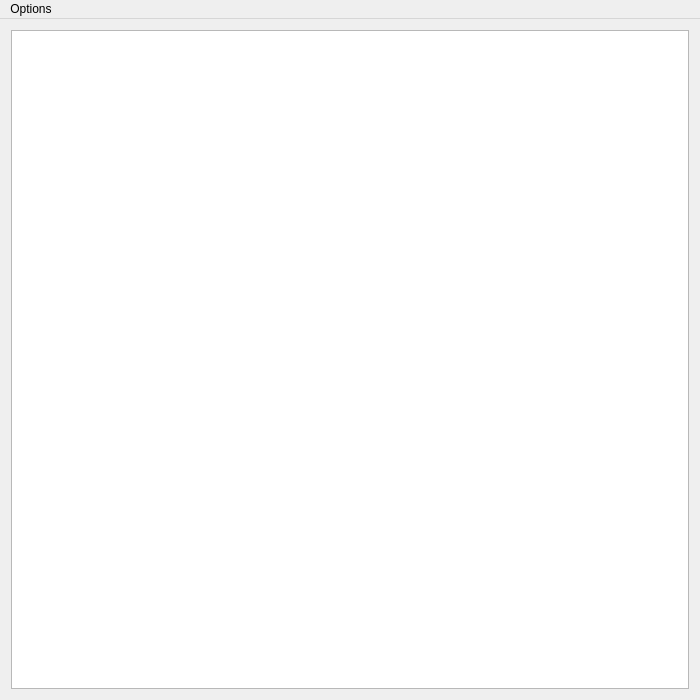
<?xml version="1.0" encoding="UTF-8"?>
<ui version="4.0">
 <class>Hashlife</class>
 <widget class="QMainWindow" name="Hashlife">
  <property name="geometry">
   <rect>
    <x>0</x>
    <y>0</y>
    <width>700</width>
    <height>700</height>
   </rect>
  </property>
  <property name="windowTitle">
   <string>Hashlife</string>
  </property>
  <property name="styleSheet">
   <string notr="true"/>
  </property>
  <widget class="QWidget" name="centralWidget">
   <layout class="QGridLayout" name="gridLayout">
    <item row="0" column="0">
     <widget class="QGraphicsView" name="_graphicsView">
      <property name="styleSheet">
       <string notr="true"/>
      </property>
     </widget>
    </item>
   </layout>
  </widget>
  <widget class="QMenuBar" name="menuBar">
   <property name="geometry">
    <rect>
     <x>0</x>
     <y>0</y>
     <width>700</width>
     <height>21</height>
    </rect>
   </property>
   <property name="sizePolicy">
    <sizepolicy hsizetype="MinimumExpanding" vsizetype="Maximum">
     <horstretch>0</horstretch>
     <verstretch>0</verstretch>
    </sizepolicy>
   </property>
   <property name="minimumSize">
    <size>
     <width>700</width>
     <height>0</height>
    </size>
   </property>
   <property name="defaultUp">
    <bool>false</bool>
   </property>
   <property name="nativeMenuBar">
    <bool>true</bool>
   </property>
   <widget class="QMenu" name="_optionsMenu">
    <property name="baseSize">
     <size>
      <width>0</width>
      <height>0</height>
     </size>
    </property>
    <property name="font">
     <font>
      <family>Lucida Fax</family>
      <pointsize>20</pointsize>
      <weight>75</weight>
      <bold>true</bold>
     </font>
    </property>
    <property name="title">
     <string>Options</string>
    </property>
    <addaction name="actionEnd_Game"/>
    <addaction name="actionHelp"/>
   </widget>
   <addaction name="_optionsMenu"/>
  </widget>
  <action name="actionEnd_Game">
   <property name="text">
    <string>End Game</string>
   </property>
  </action>
  <action name="actionHelp">
   <property name="text">
    <string>Help</string>
   </property>
  </action>
 </widget>
 <layoutdefault spacing="6" margin="11"/>
 <resources/>
 <connections/>
</ui>
